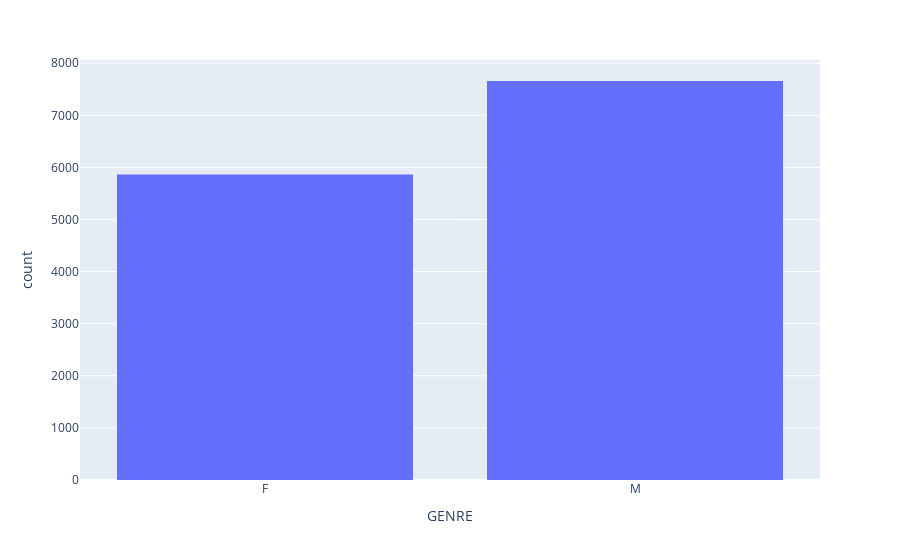

This figure's notebook cell:
### Code cell
#Ecrivez votre code ici
fig = px.histogram(data_set.sort_values('GENRE'), x="GENRE")
fig.update_xaxes(type='category') #Cette ligne permet de forcer la variable comme variable catégorielle et non numérique

fig.show()

### Figure 1 — Plotly figure (JSON) as saved in the notebook; plotly's stock layout.template omitted (floating-point values rounded to 4 significant figures; data arrays with more than 128 entries replaced by an {"elided": "..."} marker saying what was removed)
{"data": [{"bingroup": "x", "hovertemplate": "GENRE=%{x}<br>count=%{y}<extra></extra>", "legendgroup": "", "marker": {"color": "#636efa", "pattern": {"shape": ""}}, "name": "", "orientation": "v", "showlegend": false, "type": "histogram", "x": {"elided": "14264 str values"}, "xaxis": "x", "yaxis": "y"}], "layout": {"barmode": "relative", "legend": {"tracegroupgap": 0}, "margin": {"t": 60}, "xaxis": {"anchor": "y", "domain": [0, 1], "title": {"text": "GENRE"}, "type": "category"}, "yaxis": {"anchor": "x", "domain": [0, 1], "title": {"text": "count"}}}}
